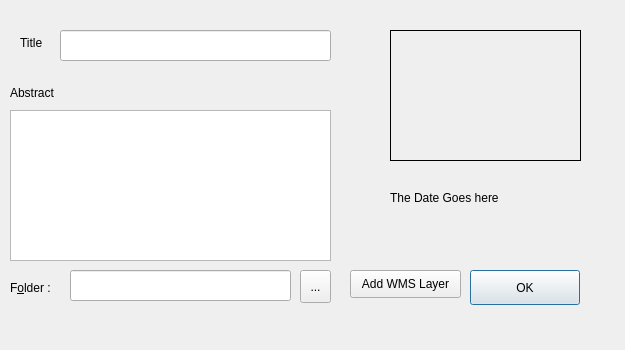
<?xml version="1.0" encoding="UTF-8"?>
<ui version="4.0">
 <class>MetaViewer</class>
 <widget class="QDialog" name="MetaViewer">
  <property name="geometry">
   <rect>
    <x>0</x>
    <y>0</y>
    <width>625</width>
    <height>350</height>
   </rect>
  </property>
  <property name="minimumSize">
   <size>
    <width>625</width>
    <height>350</height>
   </size>
  </property>
  <property name="maximumSize">
   <size>
    <width>625</width>
    <height>350</height>
   </size>
  </property>
  <property name="cursor">
   <cursorShape>ArrowCursor</cursorShape>
  </property>
  <property name="mouseTracking">
   <bool>false</bool>
  </property>
  <property name="focusPolicy">
   <enum>Qt::ClickFocus</enum>
  </property>
  <property name="windowTitle">
   <string>Metadata</string>
  </property>
  <property name="sizeGripEnabled">
   <bool>false</bool>
  </property>
  <widget class="QLineEdit" name="leTitle">
   <property name="geometry">
    <rect>
     <x>60</x>
     <y>30</y>
     <width>271</width>
     <height>31</height>
    </rect>
   </property>
   <property name="text">
    <string/>
   </property>
  </widget>
  <widget class="QLabel" name="lblTitle">
   <property name="geometry">
    <rect>
     <x>20</x>
     <y>30</y>
     <width>41</width>
     <height>25</height>
    </rect>
   </property>
   <property name="text">
    <string>Title</string>
   </property>
   <property name="buddy">
    <cstring>leTitle</cstring>
   </property>
  </widget>
  <widget class="QPushButton" name="pushButton">
   <property name="geometry">
    <rect>
     <x>470</x>
     <y>270</y>
     <width>110</width>
     <height>35</height>
    </rect>
   </property>
   <property name="text">
    <string>OK</string>
   </property>
  </widget>
  <widget class="QPlainTextEdit" name="pteText">
   <property name="geometry">
    <rect>
     <x>10</x>
     <y>110</y>
     <width>321</width>
     <height>151</height>
    </rect>
   </property>
  </widget>
  <widget class="QLabel" name="label_2">
   <property name="geometry">
    <rect>
     <x>10</x>
     <y>80</y>
     <width>77</width>
     <height>25</height>
    </rect>
   </property>
   <property name="text">
    <string>Abstract</string>
   </property>
  </widget>
  <widget class="QLineEdit" name="lePath">
   <property name="geometry">
    <rect>
     <x>70</x>
     <y>270</y>
     <width>221</width>
     <height>31</height>
    </rect>
   </property>
  </widget>
  <widget class="QToolButton" name="tbOpenLocation">
   <property name="geometry">
    <rect>
     <x>300</x>
     <y>270</y>
     <width>31</width>
     <height>33</height>
    </rect>
   </property>
   <property name="text">
    <string>...</string>
   </property>
  </widget>
  <widget class="QLabel" name="label">
   <property name="geometry">
    <rect>
     <x>10</x>
     <y>280</y>
     <width>53</width>
     <height>16</height>
    </rect>
   </property>
   <property name="text">
    <string>F&amp;older :</string>
   </property>
   <property name="buddy">
    <cstring>tbOpenLocation</cstring>
   </property>
  </widget>
  <widget class="QLabel" name="lblThumbnail">
   <property name="geometry">
    <rect>
     <x>390</x>
     <y>30</y>
     <width>191</width>
     <height>131</height>
    </rect>
   </property>
   <property name="frameShape">
    <enum>QFrame::Box</enum>
   </property>
   <property name="frameShadow">
    <enum>QFrame::Plain</enum>
   </property>
   <property name="text">
    <string/>
   </property>
   <property name="scaledContents">
    <bool>true</bool>
   </property>
  </widget>
  <widget class="QLabel" name="lblDate">
   <property name="geometry">
    <rect>
     <x>390</x>
     <y>190</y>
     <width>221</width>
     <height>16</height>
    </rect>
   </property>
   <property name="sizePolicy">
    <sizepolicy hsizetype="Ignored" vsizetype="Ignored">
     <horstretch>0</horstretch>
     <verstretch>0</verstretch>
    </sizepolicy>
   </property>
   <property name="text">
    <string>The Date Goes here</string>
   </property>
  </widget>
  <widget class="QPushButton" name="btnAddWNSLayer">
   <property name="geometry">
    <rect>
     <x>350</x>
     <y>270</y>
     <width>111</width>
     <height>28</height>
    </rect>
   </property>
   <property name="text">
    <string>Add WMS Layer</string>
   </property>
  </widget>
 </widget>
 <resources/>
 <connections>
  <connection>
   <sender>pushButton</sender>
   <signal>clicked()</signal>
   <receiver>MetaViewer</receiver>
   <slot>reject()</slot>
   <hints>
    <hint type="sourcelabel">
     <x>529</x>
     <y>422</y>
    </hint>
    <hint type="destinationlabel">
     <x>403</x>
     <y>304</y>
    </hint>
   </hints>
  </connection>
 </connections>
</ui>
